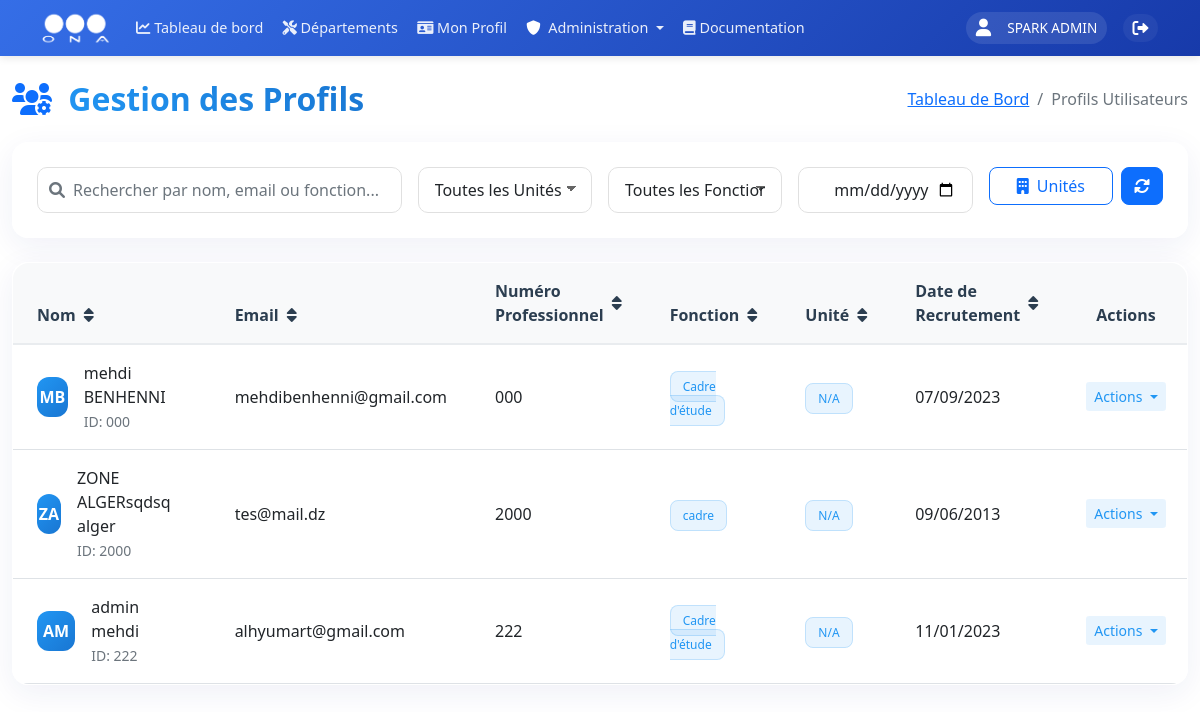
The app's page /admin/profiles (signed in), older data.
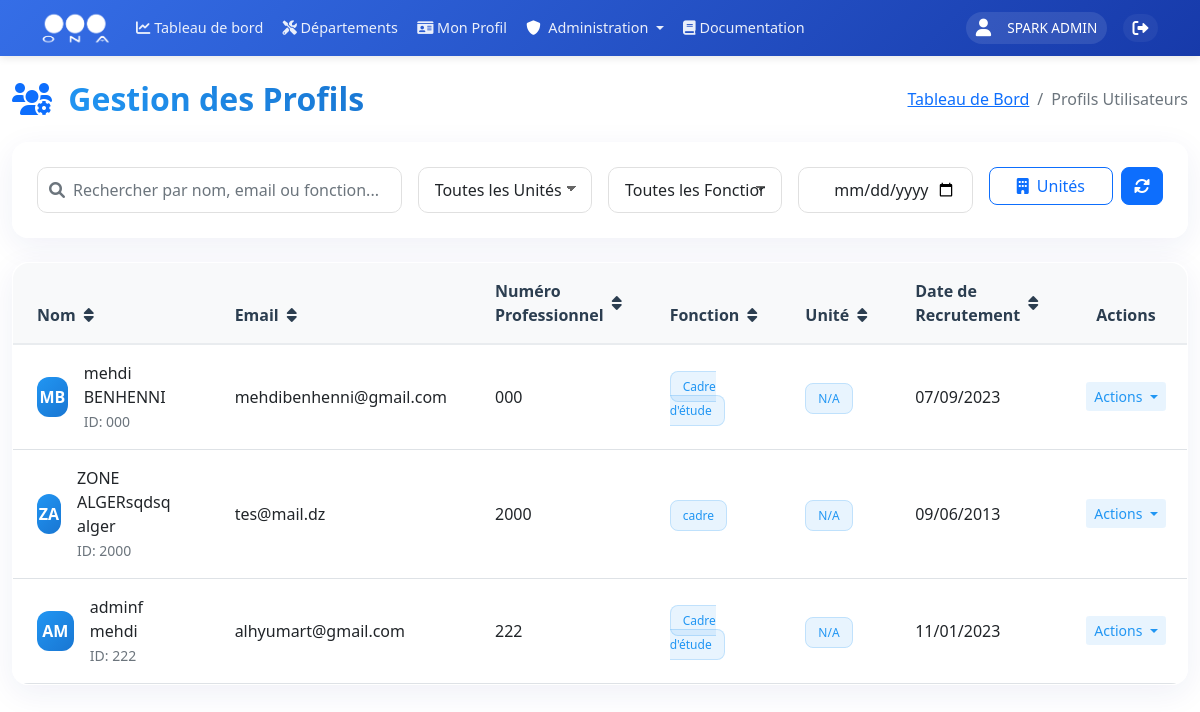
The same page, newer data.
### models.py (models this page shows, shortened)
class UserProfile(db.Model):
    __tablename__ = 'user_profiles'
    id = db.Column(db.Integer, primary_key=True)
    first_name = db.Column(db.String(100), nullable=False, index=True)
    last_name = db.Column(db.String(100), nullable=False, index=True)
    date_of_birth = db.Column(db.Date, nullable=False)
    email = db.Column(db.String(120), unique=True, nullable=False, index=True)
    professional_number = db.Column(db.String(50), unique=True, nullable=False, index=True)
    job_function = db.Column(db.String(100), nullable=False, index=True)
    recruitment_date = db.Column(db.DateTime, nullable=False, index=True)
    phone = db.Column(db.String(20))
    address = db.Column(db.String(200))
    user_id = db.Column(db.Integer, db.ForeignKey('users.id'), nullable=False, index=True)
    created_at = db.Column(db.DateTime, default=datetime.utcnow, index=True)
    updated_at = db.Column(db.DateTime, default=datetime.utcnow, onupdate=datetime.utcnow, index=True)

### routes/profiles.py (the view, shortened to what this page needs)
@profiles.route('/admin/profiles', methods=['GET'], endpoint='admin_profiles')
@login_required
def admin_profiles():
    if current_user.role != 'Admin':
        flash('Vous n\'avez pas la permission d\'accéder à cette page.', 'error')
        return redirect(url_for(PROFILE_VIEW))
    search_query = request.args.get('search', '')
    sort_by = request.args.get('sort_by', 'last_name')
    order = request.args.get('order', 'asc')
    query = UserProfile.query
    if hasattr(UserProfile, sort_by):
        sort_column = getattr(UserProfile, sort_by)
        if order == 'desc':
            sort_column = sort_column.desc()
        query = query.order_by(sort_column)
    profiles = query.all()
    return render_template('profiles/admin_profiles.html', profiles=profiles)

### app.py (called while the page is built)
@login_manager.user_loader
def load_user(user_id):
    return db.session.get(User, int(user_id))

### templates/profiles/admin_profiles.html (shortened to what the changed rows need)
{% extends "base/base.html" %}
{% block content %}
<div class="container-fluid mt-4">
    <div class="row mb-4">
        <div class="col-12">
            <div class="d-flex justify-content-between align-items-center">
                <h2 class="mb-0">
                    <i class="fas fa-users-gear me-2 text-primary"></i>
                    <span class="gradient-text">Gestion des Profils</span>
                </h2>
            </div>
        </div>
    </div>
    <div class="row">
        <div class="col-12">
            <div class="glass-card">
                <div class="card-body p-0">
                    <div class="table-responsive modern-table">
                        <table class="table table-hover align-middle mb-0" id="profilesTable">
                            <thead>
                                <tr>
                                    <th class="px-4 py-3" onclick="sortTable(0)">
                                        <div class="d-flex align-items-center">
                                            Nom <i class="fas fa-sort ms-2"></i>
                                        </div>
                                    </th>
                                    <th class="px-4 py-3" onclick="sortTable(1)">
                                        <div class="d-flex align-items-center">
                                            Email <i class="fas fa-sort ms-2"></i>
                                        </div>
                                    </th>
                                    <th class="px-4 py-3" onclick="sortTable(2)">
                                        <div class="d-flex align-items-center">
                                            Numéro Professionnel <i class="fas fa-sort ms-2"></i>
                                        </div>
                                    </th>
                                    <th class="px-4 py-3" onclick="sortTable(3)">
                                        <div class="d-flex align-items-center">
                                            Fonction <i class="fas fa-sort ms-2"></i>
                                        </div>
                                    </th>
                                    <th class="px-4 py-3" onclick="sortTable(4)">
                                        <div class="d-flex align-items-center">
                                            Unité <i class="fas fa-sort ms-2"></i>
                                        </div>
                                    </th>
                                    <th class="px-4 py-3" onclick="sortTable(5)">
                                        <div class="d-flex align-items-center">
                                            Date de Recrutement <i class="fas fa-sort ms-2"></i>
                                        </div>
                                    </th>
                                    <th class="px-4 py-3 text-center">Actions</th>
                                </tr>
                            </thead>
                            <tbody>
                                {% for profile in profiles %}
                                <tr class="border-bottom">
                                    <td class="px-4 py-3">
                                        <div class="d-flex align-items-center">
                                            <div class="modern-avatar">
                                                {{ profile.first_name[0] }}{{ profile.last_name[0] }}
                                            </div>
                                            <div class="ms-3">
                                                <div class="fw-semibold">{{ profile.first_name }} {{ profile.last_name }}</div>
                                                <small class="text-muted">ID: {{ profile.professional_number }}</small>
                                            </div>
                                        </div>
                                    </td>
                                    <td class="px-4 py-3">{{ profile.email }}</td>
                                    <td class="px-4 py-3">{{ profile.professional_number }}</td>
                                    <td class="px-4 py-3">
                                        <span class="modern-badge">
                                            {{ profile.job_function }}
                                        </span>
                                    </td>
                                    <td class="px-4 py-3">
                                        <span class="modern-badge-primary">
                                            {{ profile.user.unit.name if profile.user.unit else 'N/A' }}
                                        </span>
                                    </td>
                                    <td class="px-4 py-3">{{ profile.recruitment_date.strftime('%d/%m/%Y') }}</td>
                                    <td class="px-4 py-3 text-center">
                                        <div class="dropdown">
                                            <button class="btn btn-sm btn-light-primary dropdown-toggle" type="button" data-bs-toggle="dropdown">
                                                Actions
                                            </button>
                                        </div>
                                    </td>
                                </tr>
                                {% endfor %}
                            </tbody>
                        </table>
                    </div>
                </div>
            </div>
        </div>
    </div>
</div>
{% endblock %}

Row changes from the older to the newer data that the page shows:
changed UserProfile "alhyumart@gmail.com": first_name "admin" → "adminf"
